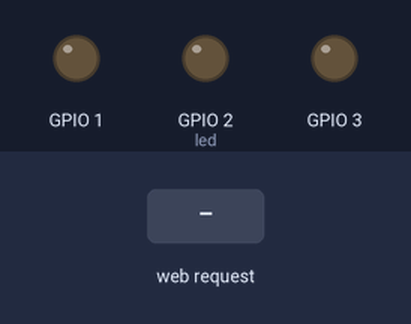
The program below on a simulated ESP32 board running MicroPython. Parts: output pins drawn as LEDs (lit = HIGH). The test bench sets the inputs (shaded band). WiFi joins after 1.5 s; threads take turns every 2 ms; the clock reads 2024-03-15 10:24:30 at power-on unless the program sets it; library files of the repository ran but are not shown: 1 file(s); what the program prints to the serial console is not drawn.

Above: at 0.1 s.
At 2.7 s:
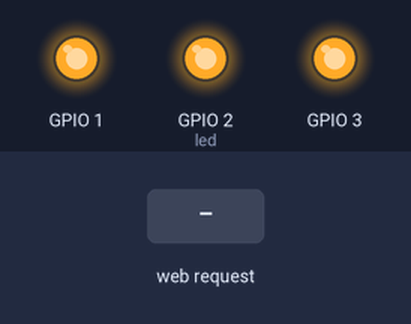
2.8 s: HTTP request GET /?led=off received
4.3 s: HTTP request GET /?led=on received
5.8 s: HTTP request GET / received
Timing chart, 0 to 8.8 s (numbered marks = the images above; inputs shaded):
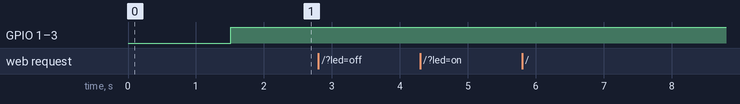

Measured:
- after the input at 4.3 s, every drawn part: stays the same
- after the input at 5.8 s, every drawn part: stays the same

The program:

main.py
```python
from server import Server
from IrrigatorModel import Irrigator
from db import DB
import _thread

db = DB()

server = Server()
irrigators = db.getIrrigators() # get whats in the json file at startup
#irrigators = [Irrigator("test", "12:30", 30, 30, 3),Irrigator("test", "12:30", 30, 30, 3),Irrigator("test", "12:30", 30, 30, 3)]

def runIrrigate():
  while True:
    for irrigator in irrigators: # go through list of irrigators and turn on and off as needed
      irrigator.irrigate()

def runServer(irrigators, server):
  while True:
    server.reConnect() # if lost wifi reconnect
    server.serve(irrigators) # serve web page if connection pass irrigators to serve data

_thread.start_new_thread(runIrrigate,())
_thread.start_new_thread(runServer,(irrigators, server))
```

server.py
```python
try:
  import usocket as socket
except:
  import socket

import time
from IrrigatorModel import Irrigator
from db import DB
from machine import Pin
import network
import esp
esp.osdebug(None)
import gc
gc.collect()


class Server:
  def __init__(self):
    self.db = DB()
    self.led = Pin(2, Pin.OUT)
    self.ssid = 'taxation_is_theft_2_4'
    self.password = self.db.getWifiPassword()
    self.station = network.WLAN(network.STA_IF)
    self.station.active(True)
    self.reConnect()
    self.s = socket.socket(socket.AF_INET, socket.SOCK_STREAM)
    self.s.bind(('', 80))
    self.s.listen(5)


  def _webPage(self, irrigators):
    with open('main.html', 'r') as file:
      data = file.read().replace('\n', '')
      data = self._replace_data(data, irrigators)
    return data

  def _replace_data(self, data, irrigators):
    for i in range(3):
      if irrigators[i].getCurrentState():
        data = data.replace("|||start_"+str(i + 1)+"_state|||", "on")
      else:
        data = data.replace("|||start_"+str(i + 1)+"_state|||", "off")
      data = data.replace("|||start_"+str(i + 1)+"_time|||", irrigators[i].getTimeString())
      data = data.replace("|||start_"+str(i + 1)+"_minutes|||", str(irrigators[i].minutesOn))
      data = data.replace("|||start_"+str(i + 1)+"_seconds|||", str(irrigators[i].secondsOn))
    return data


  def serve(self, irrigators):
    conn, addr = self.s.accept()
    print('Got a connection from %s' % str(addr))
    request = conn.recv(1024)
    request = str(request)
    print('Content = %s' % request)
    led_on = request.find('/?led=on')
    led_off = request.find('/?led=off')
    if led_on == 6:
      print('LED ON')
      self.led.value(1)
    if led_off == 6:
      print('LED OFF')
      self.led.value(0)
    response = self._webPage(irrigators)
    conn.send('HTTP/1.1 200 OK\n')
    conn.send('Content-Type: text/html\n')
    conn.send('Connection: close\n\n')
    conn.sendall(response)
    conn.close()

  def reConnect(self):
    if self.station.isconnected() == True:
      return
    self.station.connect(self.ssid, self.password)
    while self.station.isconnected() == False:
        pass
    print('Connection successful')
    print(self.station.ifconfig())
```

IrrigatorModel.py
```python
from machine import Pin
import time

class Irrigator:
    def __init__(self, name, startTime, secondsOn, minutesOn, pinNum) -> None:
        self.name = name # name of irrigator
        self.startTime = self._convertStringTimeToTime(startTime) # time seconds
        self.secondsOn = secondsOn # int
        self.minutesOn = minutesOn # int
        self.endTime = self._getEndTime(self.startTime, self.minutesOn, self.secondsOn) # time seconds
        self.pin = Pin(pinNum,Pin.OUT)

    def irrigate(self):
        if self._shouldIBeRunning():
            self.pin.value(1)
        else:
            self.pin.value(0)

    def getCurrentState(self):
        return self._shouldIBeRunning()

    """
        takes in hh:mm in 24 hour format and converts to time gmt
    """
    def _convertStringTimeToTime(self, startTime):
        hour, minute = startTime.split(":")
        currentTimeTuple = time.gmtime(time.time())
        currentTimeList = list(currentTimeTuple)
        currentTimeList[3] = int(hour)
        currentTimeList[4] = int(minute)
        newTime = time.mktime(tuple(currentTimeList))
        return newTime

    def timeFormat(self,timeStr):
        hour = timeStr.split(":")[0]
        minute = timeStr.split(":")[1]
        if len(hour) == 1:
            hour = "0" + hour
        if len(minute) == 1:
            minute = "0" + minute

        return hour + ":" + minute

    def getTimeString(self):
        return self.timeFormat(str(time.gmtime(self.startTime)[3])+":"+str(time.gmtime(self.startTime)[4]))

    """
        takes start time in seconds and run time in minutes and seconds and gets end time in seconds
    """
    def _getEndTime(self, startTime, minutesOn, secondsOn):
        return startTime + (minutesOn * 60) + secondsOn

    def _resetSelfStartTimeForToday(self, startTime):
        oldTimeTuple = time.gmtime(startTime)
        currentTimeTuple = time.gmtime(time.time())
        currentTimeList = list(currentTimeTuple)
        currentTimeList[3] = oldTimeTuple[3]
        currentTimeList[4] = oldTimeTuple[4]
        self.startTime = time.mktime(tuple(currentTimeList))
        return self.startTime

    """
        return true or false if should be on or not
    """
    def _shouldIBeRunning(self):
        self._resetSelfStartTimeForToday(self.startTime)
        if time.time() >= self.startTime or time.time() <= self._getEndTime(self.startTime, self.minutesOn, self.secondsOn):
            return True
        return False
```

db.py
```python
from IrrigatorModel import Irrigator
import ujson

class DB:
    def __init__(self) -> None:
        pass

    """
        returns a list of Irrigators in db
    """
    def getIrrigators(self):
        irrigators = []
        with open("db.json") as reader:
            jsonData = ujson.load(reader)
        for irrigator in jsonData["timerSettings"]:
            irrigators.append(Irrigator(irrigator["name"],irrigator["startTime"],irrigator["secondsOn"],irrigator["minutesOn"], irrigator["pinNum"]))
        print(irrigators)
        return irrigators

    def getState(self):
        with open("db.json") as reader:
            jsonData = ujson.load(reader)
        return jsonData["generalSettings"]["on"]

    def getLocation(self):
        with open("db.json") as reader:
            jsonData = ujson.load(reader)
        return jsonData["generalSettings"]["location"]

    def getWifiPassword(self):
        with open("db.json") as reader:
            jsonData = ujson.load(reader)
        return jsonData["generalSettings"]["wifiPassword"]

    def saveData(self, irrigatorList):
        d = {
                "generalSettings" : {
                    "on" : self.getState(),
                    "location" : self.getLocation(),
                    "wifiPassword" : self.getWifiPassword()
                },
                "timerSettings" : [
                    {
                        "name" : irrigatorList[0].name,
                        "minutesOn" : irrigatorList[0].minutesOn,
                        "secondsOn" : irrigatorList[0].secondsOn,
                        "startTime" : irrigatorList[0].startTime,
                        "pinNum" : irrigatorList[0].pinNum
                    },
                    {
                        "name" : irrigatorList[1].name,
                        "minutesOn" : irrigatorList[1].minutesOn,
                        "secondsOn" : irrigatorList[1].secondsOn,
                        "startTime" : irrigatorList[1].startTime,
                        "pinNum" : irrigatorList[1].pinNum
                    },
                    {
                        "name" : irrigatorList[2].name,
                        "minutesOn" : irrigatorList[2].minutesOn,
                        "secondsOn" : irrigatorList[2].secondsOn,
                        "startTime" : irrigatorList[2].startTime,
                        "pinNum" : irrigatorList[2].pinNum
                    }
                ]
        }
        with open('db.json', 'w', encoding ='utf8') as json_file:
            ujson.dump(d, json_file)
```
